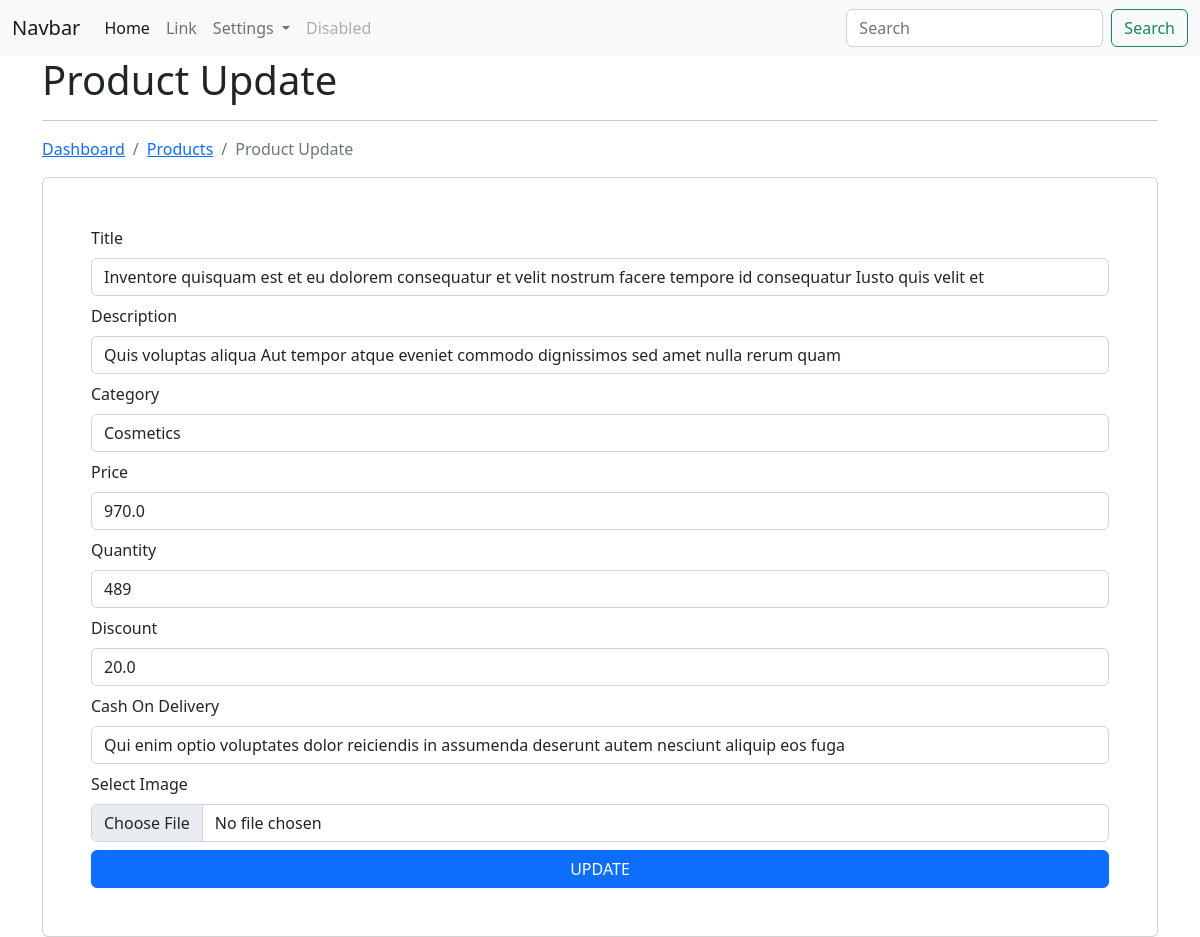
Page /ecom/product/edit/12/ (signed in) on the earlier database version.
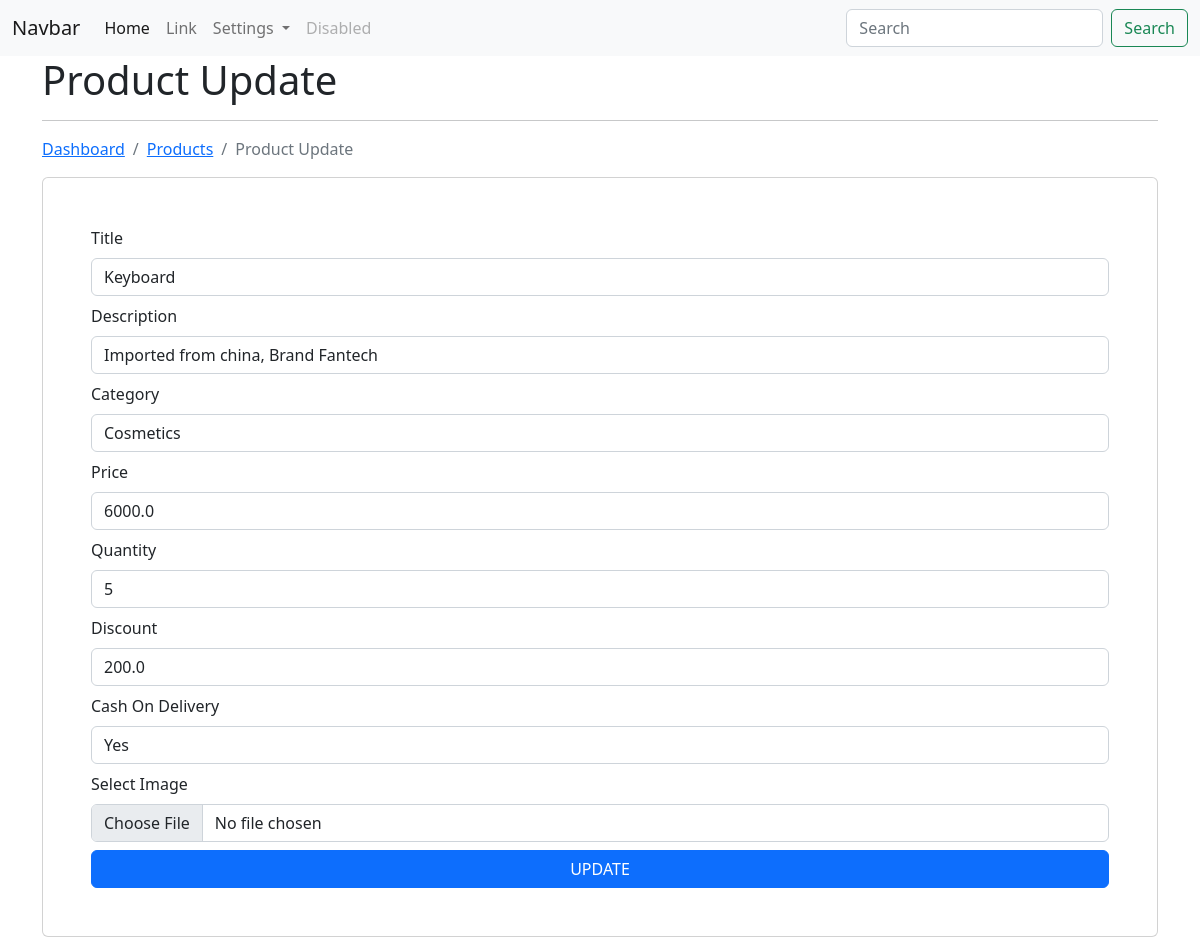
Same page on the later database version.
### app_ecom/models.py (models this page shows, shortened)
class Product(models.Model):
    title = models.CharField(max_length=200)
    desc = models.CharField(max_length=200)
    category = models.ForeignKey(Category, on_delete=models.CASCADE)
    price = models.FloatField()
    image = models.FileField(null=True, blank=True, upload_to="products/")
    quantity = models.IntegerField()
    discount = models.FloatField()
    cod = models.CharField(max_length=100)
    user = models.ForeignKey(User, on_delete=models.CASCADE)
    class Meta:
        db_table = 'app_products'

### app_ecom/views.py (the view)
# urls.py: path('product/edit/<int:id>/', views.product_edit, name='edit-product'),
@login_required(login_url='/authentication/login/')
def product_edit(request, id):
    product = Product.objects.get(id=id)
    categories = Category.objects.all()
    context = {"data": product, "categories": categories}
    return render(request, 'products/product_edit.html', context)

### templates/products/product_edit.html (shortened to what this page needs)
{% extends "layouts/master.html" %}
{% block content %}
    <div class="container">
        <h1>Product Update</h1>
        <hr>
        <nav aria-label="breadcrumb">
            <ol class="breadcrumb">
              <li class="breadcrumb-item"><a href="{% url 'dashboard' %}">Dashboard</a></li>
              <li class="breadcrumb-item active"><a href="{% url 'list-product' %}">Products</a></li>
              <li class="breadcrumb-item active">Product Update</li>
            </ol>
        </nav>
        <div class="card p-5">
            <form action="{% url 'update-product' %}" method="post" enctype="multipart/form-data">
                <div class="form-group mb-2">
                    <label for="title">Title</label>
                    <input type="text" name="title" value="{{ data.title }}" class="form-control mt-2">
                </div>
                <div class="form-group mb-2">
                    <label for="desc">Description</label>
                    <input type="text" name="desc" value="{{ data.desc }}" class="form-control mt-2">
                </div>
                <div class="form-group mb-2">
                    <label for="category">Category</label>
                    <select name="category" class="form-control mt-2">
                        {% for val in categories %}
                        <option value="{{ val.id }}">{{ val.category_name }}</option>
                        {% endfor %}
                    </select>
                </div>
                <div class="form-group mb-2">
                    <label for="price">Price</label>
                    <input type="text" name="price" value="{{ data.price }}" class="form-control mt-2">
                </div>
                <div class="form-group mb-2">
                    <label for="quantity">Quantity</label>
                    <input type="text" name="quantity" value="{{ data.quantity }}" class="form-control mt-2">
                </div>
                <div class="form-group mb-2">
                    <label for="discount">Discount</label>
                    <input type="text" name="discount" value="{{ data.discount }}" class="form-control mt-2">
                </div>
                <div class="form-group mb-2">
                    <label for="cod">Cash On Delivery</label>
                    <input type="text" name="cod" value="{{ data.cod }}" class="form-control mt-2">
                </div>
                <div class="form-group mb-2">
                    <label for="image">Select Image</label>
                    <input type="file" class="form-control mt-2" name="image" value="{{ data.image }}">
                </div>
                <input type="submit" class="btn btn-primary col-12" value="UPDATE">
            </form>
        </div>
    </div>
{% endblock content %}

Differences in the rows shown:
changed Product: title "Inventore quisquam est et eu dolorem consequatur et velit nostrum facere tempore id consequatur Iusto quis velit et" → "Keyboard"; desc "Quis voluptas aliqua Aut tempor atque eveniet commodo dignissimos sed amet nulla rerum quam" → "Imported from china, Brand Fantech"; price "970.0" → "6000.0"; quantity "489" → "5"; discount "20.0" → "200.0"; cod "Qui enim optio voluptates dolor reiciendis in assumenda deserunt autem nesciunt aliquip eos fuga" → "Yes"
